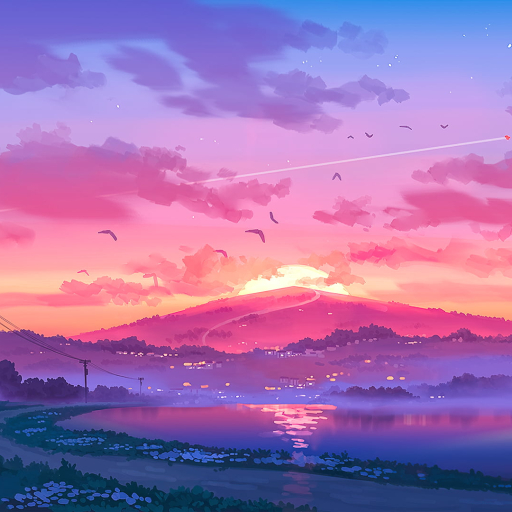
%> input picture Maths/Sample.jpg, 512 x 512 px
$ octave ImageHisto.m   (GNU Octave 9; MATLAB toolbox functions it lacks are replaced by stand-ins)
%> lines starting %> are read from the running program, lines starting %| are printed output that depends on the picture
%Histogram of image
input= imread('Sample.jpg');
%> input is the input picture: size 512x512x3 uint8; mean R, G, B 163.2, 114.6, 177.2
imhist(input);
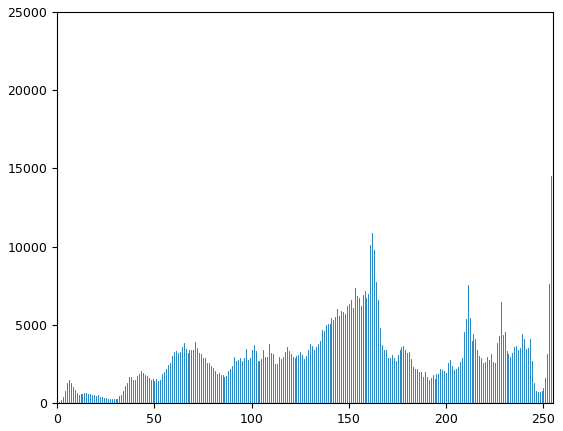
%> figure redrawn from the program's plot data; highest point at x = 255, y = 21405

uniform= rand(1,5000);
subplot(2,1,1);
histogram(uniform);
random_numbers = 5 + 2 * randn(2000, 1);
subplot(2,1,2);
histogram(random_numbers);
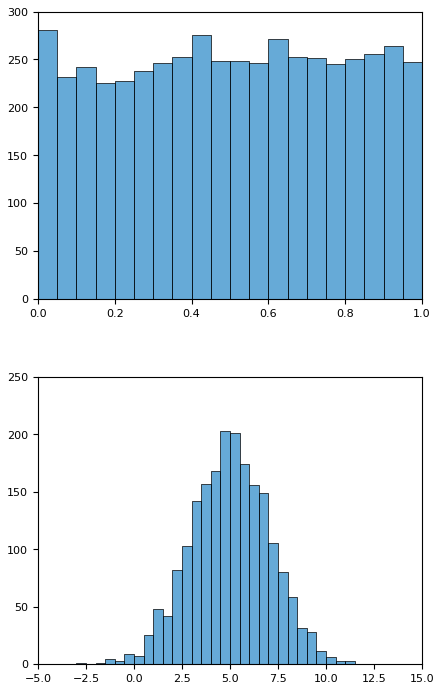
%> figure redrawn from the program's plot data, 2 panels; panel 1: tallest bar 281 high, from x = 0 to 0.05; panel 2: tallest bar 203 high, from x = 4.5 to 5
